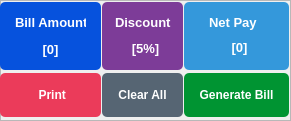
        <widget class="QFrame" name="frame_11">
         <property name="geometry">
          <rect>
           <x>810</x>
           <y>360</y>
           <width>291</width>
           <height>121</height>
          </rect>
         </property>
         <property name="styleSheet">
          <string notr="true">QFrame#frame_11{
border:1px solid rgb(213, 216, 220);
}</string>
         </property>
         <property name="frameShape">
          <enum>QFrame::StyledPanel</enum>
         </property>
         <property name="frameShadow">
          <enum>QFrame::Raised</enum>
         </property>
         <widget class="QPushButton" name="Print_Bill_Btn">
          <property name="geometry">
           <rect>
            <x>0</x>
            <y>73</y>
            <width>101</width>
            <height>44</height>
           </rect>
          </property>
          <property name="font">
           <font>
            <weight>75</weight>
            <bold>true</bold>
           </font>
          </property>
          <property name="cursor">
           <cursorShape>PointingHandCursor</cursorShape>
          </property>
          <property name="styleSheet">
           <string notr="true">QPushButton{
  background-color: #eb3b5a;
  color: rgb(255, 255, 255);
  border-radius:5px;

}
QPushButton::pressed{
	padding-left:5px;
	padding-top: 5px;
	background-color: rgb(128, 139, 150);
}</string>
          </property>
          <property name="text">
           <string> Print</string>
          </property>
          <property name="icon">
           <iconset resource="images_rc.qrc">
            <normaloff>:/images/Images/printing.png</normaloff>:/images/Images/printing.png</iconset>
          </property>
         </widget>
         <widget class="QPushButton" name="Clear_All_Btn">
          <property name="geometry">
           <rect>
            <x>102</x>
            <y>73</y>
            <width>81</width>
            <height>44</height>
           </rect>
          </property>
          <property name="font">
           <font>
            <weight>75</weight>
            <bold>true</bold>
           </font>
          </property>
          <property name="cursor">
           <cursorShape>PointingHandCursor</cursorShape>
          </property>
          <property name="styleSheet">
           <string notr="true">QPushButton{
  background-color: rgb(86, 101, 115);
  color: rgb(255, 255, 255);
  border-radius:5px;

}
QPushButton::pressed{
	padding-left:5px;
	padding-top: 5px;
	background-color: rgb(128, 139, 150);
}</string>
          </property>
          <property name="text">
           <string>Clear All</string>
          </property>
          <property name="icon">
           <iconset resource="images_rc.qrc">
            <normaloff>:/images/Images/clean.png</normaloff>:/images/Images/clean.png</iconset>
          </property>
         </widget>
         <widget class="QPushButton" name="Generate_Bill_Btn">
          <property name="geometry">
           <rect>
            <x>184</x>
            <y>73</y>
            <width>105</width>
            <height>44</height>
           </rect>
          </property>
          <property name="font">
           <font>
            <weight>75</weight>
            <bold>true</bold>
           </font>
          </property>
          <property name="cursor">
           <cursorShape>PointingHandCursor</cursorShape>
          </property>
          <property name="styleSheet">
           <string notr="true">QPushButton{
  background-color: #009432;
  color: rgb(255, 255, 255);
  border-radius:5px;

}
QPushButton::pressed{
	padding-left:5px;
	padding-top: 5px;
	background-color: rgb(128, 139, 150);
}</string>
          </property>
          <property name="text">
           <string>Generate Bill</string>
          </property>
          <property name="icon">
           <iconset resource="images_rc.qrc">
            <normaloff>:/images/Images/refresh.png</normaloff>:/images/Images/refresh.png</iconset>
          </property>
         </widget>
         <widget class="QFrame" name="frame_12">
          <property name="geometry">
           <rect>
            <x>0</x>
            <y>2</y>
            <width>101</width>
            <height>68</height>
           </rect>
          </property>
          <property name="styleSheet">
           <string notr="true">  background-color: #0652DD;
  color: rgb(255, 255, 255);
  border-radius:5px;</string>
          </property>
          <property name="frameShape">
           <enum>QFrame::StyledPanel</enum>
          </property>
          <property name="frameShadow">
           <enum>QFrame::Raised</enum>
          </property>
          <widget class="QLabel" name="label_39">
           <property name="geometry">
            <rect>
             <x>15</x>
             <y>10</y>
             <width>71</width>
             <height>21</height>
            </rect>
           </property>
           <property name="font">
            <font>
             <pointsize>10</pointsize>
             <weight>75</weight>
             <bold>true</bold>
            </font>
           </property>
           <property name="text">
            <string>Bill Amount</string>
           </property>
          </widget>
          <widget class="QLabel" name="Label_Bill_Amnt">
           <property name="geometry">
            <rect>
             <x>0</x>
             <y>37</y>
             <width>101</width>
             <height>21</height>
            </rect>
           </property>
           <property name="font">
            <font>
             <pointsize>10</pointsize>
             <weight>75</weight>
             <bold>true</bold>
            </font>
           </property>
           <property name="layoutDirection">
            <enum>Qt::LeftToRight</enum>
           </property>
           <property name="text">
            <string>[0]</string>
           </property>
           <property name="alignment">
            <set>Qt::AlignCenter</set>
           </property>
          </widget>
         </widget>
         <widget class="QFrame" name="frame_13">
          <property name="geometry">
           <rect>
            <x>102</x>
            <y>2</y>
            <width>81</width>
            <height>68</height>
           </rect>
          </property>
          <property name="styleSheet">
           <string notr="true">  background-color: rgb(125, 60, 152);
  color: rgb(255, 255, 255);
  border-radius:5px;</string>
          </property>
          <property name="frameShape">
           <enum>QFrame::StyledPanel</enum>
          </property>
          <property name="frameShadow">
           <enum>QFrame::Raised</enum>
          </property>
          <widget class="QLabel" name="label_47">
           <property name="geometry">
            <rect>
             <x>13</x>
             <y>10</y>
             <width>61</width>
             <height>21</height>
            </rect>
           </property>
           <property name="font">
            <font>
             <pointsize>10</pointsize>
             <weight>75</weight>
             <bold>true</bold>
            </font>
           </property>
           <property name="text">
            <string>Discount</string>
           </property>
          </widget>
          <widget class="QLabel" name="label_48">
           <property name="geometry">
            <rect>
             <x>18</x>
             <y>36</y>
             <width>51</width>
             <height>21</height>
            </rect>
           </property>
           <property name="font">
            <font>
             <pointsize>10</pointsize>
             <weight>75</weight>
             <bold>true</bold>
            </font>
           </property>
           <property name="text">
            <string>[5%]</string>
           </property>
           <property name="alignment">
            <set>Qt::AlignCenter</set>
           </property>
          </widget>
         </widget>
         <widget class="QFrame" name="frame_14">
          <property name="geometry">
           <rect>
            <x>184</x>
            <y>2</y>
            <width>105</width>
            <height>68</height>
           </rect>
          </property>
          <property name="styleSheet">
           <string notr="true">  background-color: rgb(52, 152, 219);
  color: rgb(255, 255, 255);
  border-radius:5px;</string>
          </property>
          <property name="frameShape">
           <enum>QFrame::StyledPanel</enum>
          </property>
          <property name="frameShadow">
           <enum>QFrame::Raised</enum>
          </property>
          <widget class="QLabel" name="Label_Net_Pay">
           <property name="geometry">
            <rect>
             <x>0</x>
             <y>35</y>
             <width>111</width>
             <height>21</height>
            </rect>
           </property>
           <property name="font">
            <font>
             <pointsize>10</pointsize>
             <weight>75</weight>
             <bold>true</bold>
            </font>
           </property>
           <property name="text">
            <string>[0]</string>
           </property>
           <property name="alignment">
            <set>Qt::AlignCenter</set>
           </property>
          </widget>
          <widget class="QLabel" name="label_50">
           <property name="geometry">
            <rect>
             <x>25</x>
             <y>10</y>
             <width>51</width>
             <height>21</height>
            </rect>
           </property>
           <property name="font">
            <font>
             <pointsize>10</pointsize>
             <weight>75</weight>
             <bold>true</bold>
            </font>
           </property>
           <property name="text">
            <string>Net Pay</string>
           </property>
          </widget>
         </widget>
        </widget>
